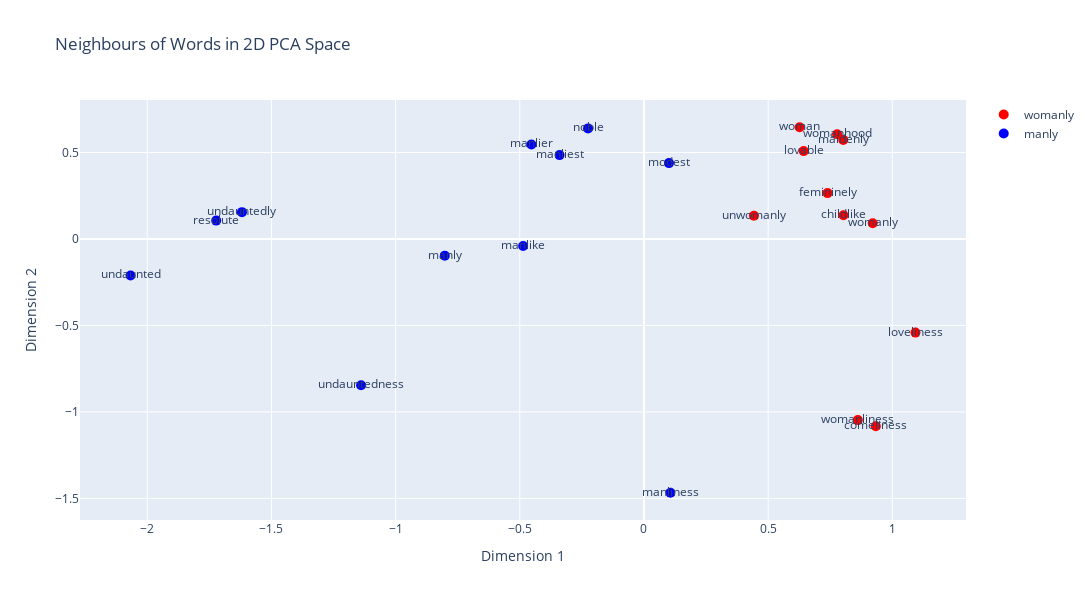

This figure's notebook cell:
### Markdown cell above
Oltre alla ovvia apparizione di parole come *unwomanly* e *femininely*, si fanno notare nell’area della femminilità termini più interessanti come *childlike*, *comeliness* (“grazia”), *lovable* e *loveliness*. Apparentemente, tali risultati suggeriscono un’associazione tra femminilità e caratteristiche come la grazia, l’amabilità e, per la presenza dell’aggettivo childlike, l’innocenza e la mansuetudine.

Analizzando i “vicini” dell’aggettivo *manly*, invece, i risultati che appaiono, tralasciando anche qui le parole più ovvie, risaltano soprattutto caratteristiche come la “nobiltà” (*noble* ovviamente può avere anche connotazioni di tipo metaforico relative allo “spirito” di una persona), il coraggio e la risolutezza (*undaunted*, *resolute*), oltre alla modestia.

Pertanto, da queste primissime ricerche possiamo abbozzare i ritratti della femminilità e della mascolinità a partire dalle qualità che all’epoca identificavano positivamente tali concetti: la grazia, l’amabilità e l’innocenza per la prima; il coraggio, la risolutezza e la modestia per la seconda.

### Code cell
visualise_neighbours(first_period_model, ["womanly", "manly"], 10, list_of_colours)

### Figure 1 — Plotly figure (JSON) as saved in the notebook; plotly's stock layout.template omitted (floating-point values rounded to 4 significant figures)
{"data": [{"marker": {"color": "red", "size": 10}, "mode": "markers+text", "name": "womanly", "text": ["womanly", "unwomanly", "womanliness", "maidenly", "femininely", "womanhood", "childlike", "comeliness", "lovable", "woman", "loveliness"], "type": "scatter", "x": [0.9212, 0.4429, 0.8613, 0.8025, 0.7392, 0.7779, 0.8035, 0.9337, 0.6433, 0.6268, 1.093], "y": [0.09072, 0.134, -1.047, 0.573, 0.2653, 0.6054, 0.1377, -1.083, 0.5082, 0.6462, -0.5414]}, {"marker": {"color": "blue", "size": 10}, "mode": "markers+text", "name": "manly", "text": ["manly", "manliest", "manlier", "manlike", "manliness", "noble", "undaunted", "resolute", "undauntedness", "modest", "undauntedly"], "type": "scatter", "x": [-0.8019, -0.3397, -0.453, -0.4864, 0.1065, -0.225, -2.067, -1.722, -1.139, 0.1008, -1.619], "y": [-0.09628, 0.485, 0.5469, -0.0404, -1.468, 0.6395, -0.2109, 0.1064, -0.8455, 0.4389, 0.1553]}], "layout": {"height": 600, "title": {"text": "Neighbours of Words in 2D PCA Space"}, "width": 1200, "xaxis": {"title": {"text": "Dimension 1"}}, "yaxis": {"title": {"text": "Dimension 2"}}}}
